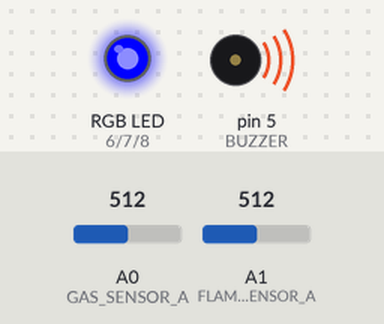
A sketch run on a simulated Arduino Uno, built with avr-gcc and run on an emulated ATmega328P. On the bench: an RGB LED mixed from three pins (HIGH = lit), buzzer (waves = sounding). Dashed ring = blinking. The inputs (shaded band) are chosen by the test bench; at power-on: A0 (GAS_SENSOR_A) = 512, A1 (FLAME_SENSOR_A) = 512. What the sketch prints to the serial monitor is not drawn.

Above: at 5.8 s.
5.9 s: A0 (GAS_SENSOR_A) set to 56
11.9 s: A0 (GAS_SENSOR_A) set to 44
At 13.8 s:
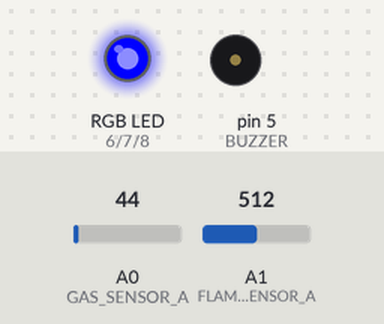
17.9 s: A1 (FLAME_SENSOR_A) set to 481
At 19.9 s:
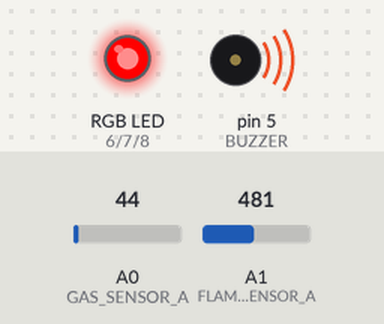
23.9 s: A0 (GAS_SENSOR_A) set to 60
At 25.3 s:
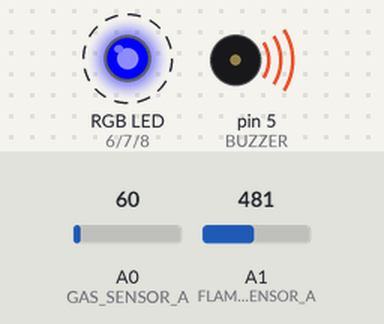
30.5 s: A0 (GAS_SENSOR_A) set to 40
At 31.5 s:
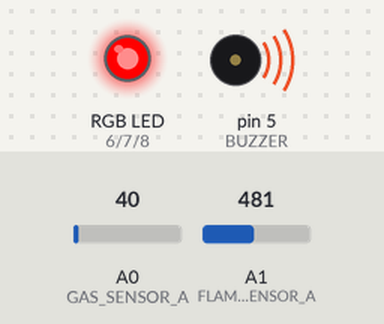
36.5 s: A0 (GAS_SENSOR_A) set to 122
At 41.5 s:
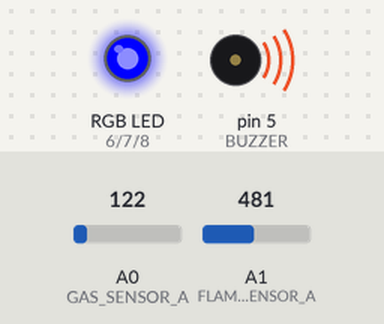
Timing chart, 0 to 43.5 s (numbered marks = the images above; inputs shaded):
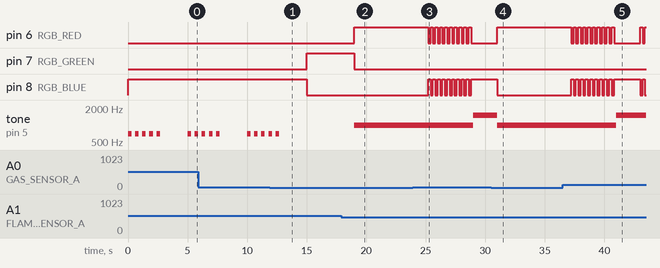

The sketch:

gas-flame.ino
```cpp
// Define Sensor and Buzzer Pins
#define GAS_SENSOR_A A0
#define FLAME_SENSOR_A A1
#define BUZZER 5
#define RGB_RED 6
#define RGB_GREEN 7
#define RGB_BLUE 8

int gasThreshold = 50;
int flameThreshold = 500;

void setup() {
    Serial.begin(9600);
    pinMode(GAS_SENSOR_A, INPUT);
    pinMode(FLAME_SENSOR_A, INPUT);
    pinMode(BUZZER, OUTPUT);
    pinMode(RGB_RED, OUTPUT);
    pinMode(RGB_GREEN, OUTPUT);
    pinMode(RGB_BLUE, OUTPUT);

    setRGB(0, 0, 0);
    noTone(BUZZER);

    Serial.println("🔥 Gas & Fire Detection System Ready!");
}

void loop() {
    int gasValue = analogRead(GAS_SENSOR_A);
    int flameValue = analogRead(FLAME_SENSOR_A);

    Serial.print("Gas: "); Serial.print(gasValue);
    Serial.print(" | Flame: "); Serial.println(flameValue);

    if (gasValue > gasThreshold && flameValue < flameThreshold) {
        blinkRedBlue();
        tone(BUZZER, 1500);  // 🚨 Loud continuous alarm
        Serial.println("🚨 BOTH GAS & FIRE DETECTED! IMMEDIATE ACTION REQUIRED!");
    }
    else if (gasValue > gasThreshold) {
        setRGB(0, 0, 255);
        beepBeepSound();
        Serial.println("⚠️ Gas Leak Detected!");
    }
    else if (flameValue < flameThreshold) {
        setRGB(255, 0, 0);
        highSiren();
        Serial.println("🔥 Fire Detected!");
    }
    else {
        setRGB(0, 255, 0);
        noTone(BUZZER);
        Serial.println("✅ Safe Environment");
    }

    delay(2000);
}

// Function to set RGB LED color
void setRGB(int r, int g, int b) {
    analogWrite(RGB_RED, r);
    analogWrite(RGB_GREEN, g);
    analogWrite(RGB_BLUE, b);
}

// 🚨 Blinking Red & Blue for both Gas & Fire
void blinkRedBlue() {
    for (int i = 0; i < 10; i++) {
        setRGB(255, 0, 0);
        delay(200);
        setRGB(0, 0, 255);
        delay(200);
    }
}

// 🔊 High Siren for Fire (Continuous)
void highSiren() {
    tone(BUZZER, 1000);  // Keep alarm ON
}

// 🔉 Beep Beep for Gas Leak (Intermittent)
void beepBeepSound() {
    for (int i = 0; i < 5; i++) {
        tone(BUZZER, 700);
        delay(300);
        noTone(BUZZER);
        delay(300);
    }
}
```

Measured:
- the behaviour switches between 51 and 50 on A0 (GAS_SENSOR_A) (found by bisection; images 0 and 1)
- the behaviour switches between 500 and 499 on A1 (FLAME_SENSOR_A) (found by bisection; images 1 and 2)
- after the input at 11.9 s, pin 7 (RGB_GREEN): LOW → HIGH after 3.1 s; pin 8 (RGB_BLUE): HIGH → LOW after 3.1 s; tone on pin 5 (BUZZER): goes on until 12.7 s, then stays silent
- after the input at 17.9 s, pin 6 (RGB_RED): LOW → HIGH after 1.1 s; pin 7 (RGB_GREEN): HIGH → LOW after 1.1 s; tone on pin 5 (BUZZER): silent → 1000 Hz after 1.1 s
- after the input at 23.9 s, pin 6 (RGB_RED): alternates HIGH for 0.20 s and LOW for 0.20 s, 19 changes in all, then stays LOW, starting after 1.3 s; pin 8 (RGB_BLUE): alternates HIGH for 0.20 s and LOW for 0.20 s, 19 changes in all, then stays HIGH, starting after 1.3 s; tone on pin 5 (BUZZER): 1000 Hz → 1500 Hz after 5.1 s
- after the input at 30.5 s, pin 6 (RGB_RED): goes on until 31.0 s, then stays HIGH; pin 8 (RGB_BLUE): goes on until 31.0 s, then stays LOW; tone on pin 5 (BUZZER): 1500 Hz → 1000 Hz after 0.51 s
- after the input at 36.5 s, pin 6 (RGB_RED): goes 9 × (LOW 0.20 s, HIGH 0.20 s), LOW 2.2 s, HIGH 0.20 s, LOW 0.20 s, then HIGH, starting after 0.71 s; pin 8 (RGB_BLUE): goes 9 × (HIGH 0.20 s, LOW 0.20 s), HIGH 2.2 s, LOW 0.20 s, HIGH 0.20 s, then LOW, starting after 0.71 s; tone on pin 5 (BUZZER): 1000 Hz → 1500 Hz after 4.5 s
